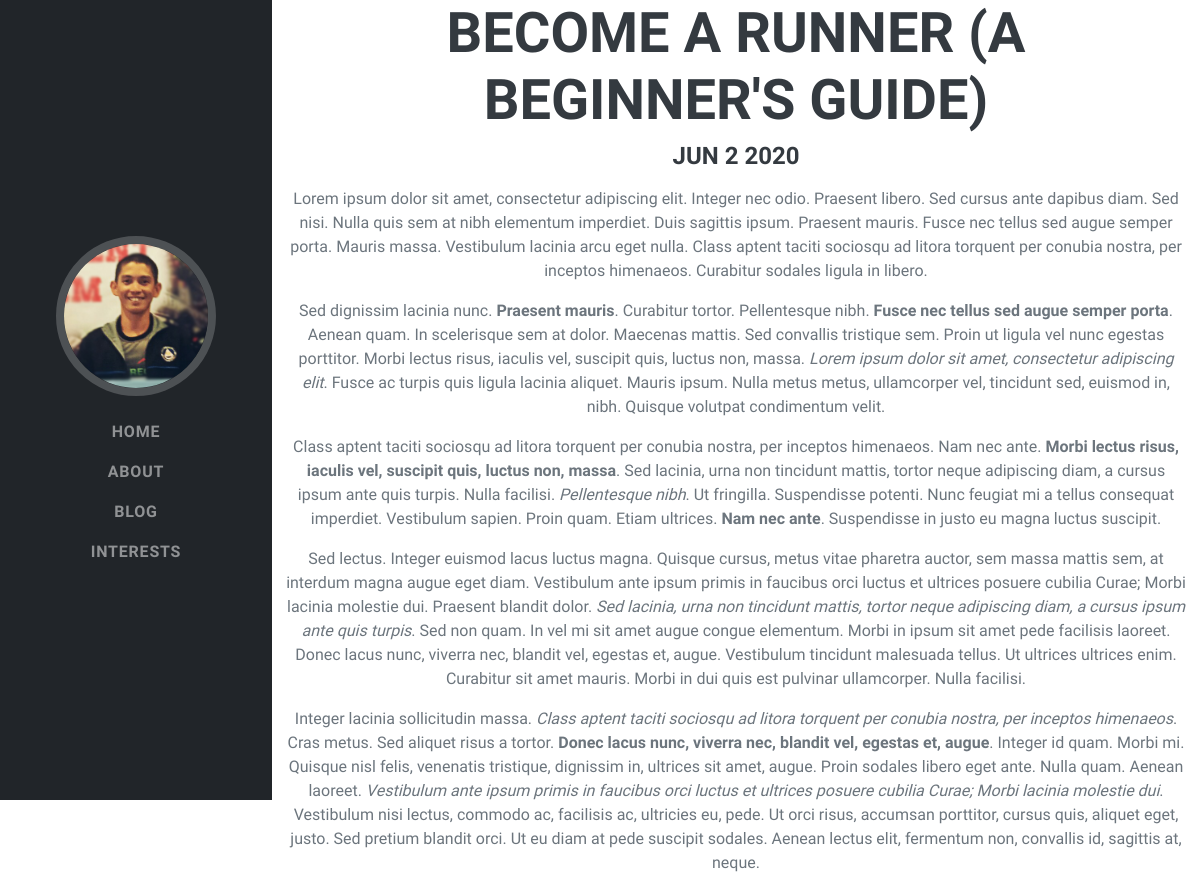
Page /blog/1/ on the committed database.
### blog/models.py (models this page shows, shortened)
class Blog(models.Model):
	title = models.CharField(max_length=100)
	pub_date = models.DateTimeField('date published')
	description = models.TextField()

### blog/views.py (the view)
# urls.py: path('<int:blog_id>/', views.detail, name='detail'),
def detail(request, blog_id):
	blog = get_object_or_404(Blog, pk=blog_id)
	return render(request, 'blog/detail.html', {'blog':blog})

### blog/templates/blog/detail.html
{% extends 'portfolio/base.html' %}
{% block content %}
<div class="container text-center">
	<h2>{{ blog.title }}</h2>
	<h4>{{ blog.pub_date|date:'M j Y'|upper }}</h4>
	<p>{{ blog.description|safe }}</p>
</div>
{% endblock %}

### rows in the picture
Blog: title "BECOME A RUNNER (A BEGINNER'S GUIDE)", pub_date "JUN 2 2020", description "Lorem ipsum dolor sit amet, consectetur adipiscing elit. Integer nec odio. Praesent libero. Sed cursus ante dapibus diam. Sed nisi. Nulla quis sem at nibh elementum imperdiet. Duis sagittis ipsum. Praesent mauris. Fusce nec tellus sed augue semper porta. Mauris massa. Vestibulum lacinia arcu eget nulla. Class aptent taciti sociosqu ad litora torquent per conubia nostra, per inceptos himenaeos. Curabitur sodales ligula in libero. Sed dignissim lacinia nunc. Praesent mauris . Curabitur tortor. Pellentesque nibh. Fusce nec tellus sed augue semper porta . Aenean quam. In scelerisque sem at dolor. Maecenas mattis. Sed convallis tristique sem. Proin ut ligula vel nunc egestas porttitor. Morbi…"
